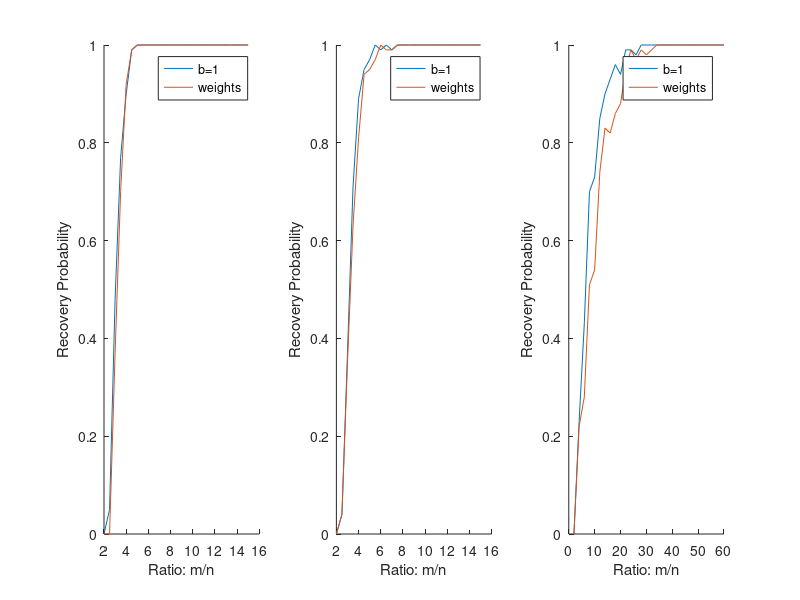

Write MATLAB code to recreate this figure.
clc;close all;clear all;



figure;
load data_ones_basis;
load data_weighted_basis;
subplot(1,3,1); hold on;
plot(ratio, Prb_ones);
plot(ratio, Prb_weighted);
xlabel('Ratio: m/n'); ylabel('Recovery Probability'); 
legend('b=1','weights');
norm_x

load data_ones_rand;
load data_weighted_rand;
subplot(1,3,2); hold on;
plot(ratio, Prb_ones);
plot(ratio, Prb_weighted);
xlabel('Ratio: m/n'); ylabel('Recovery Probability'); 
legend('b=1','weights');
norm_x



load data_ones_ones;
load data_weighted_ones;
subplot(1,3,3); hold on;
plot(ratio, Prb_ones);
plot(ratio, Prb_weighted);
xlabel('Ratio: m/n'); ylabel('Recovery Probability'); 
legend('b=1','weights');
norm_x

% subplot(1,3,1); plot(ratio_1, Prb_x_1,'r');
% xlabel('Ratio: m/n'); ylabel('Recovery Probability'); 
% title('x');
% subplot(1,3,2);  plot(ratio_1, Prb_x_rand,'b');
% xlabel('Ratio: m/n'); ylabel('Recovery Probability'); 
% title('x');
% subplot(1,3,3); plot(ratio, Prb_x_ones/100,'g');
% xlabel('Ratio: m/n'); ylabel('Recovery Probability'); 
% title('x');

% legend('spectral','random','z = 1');